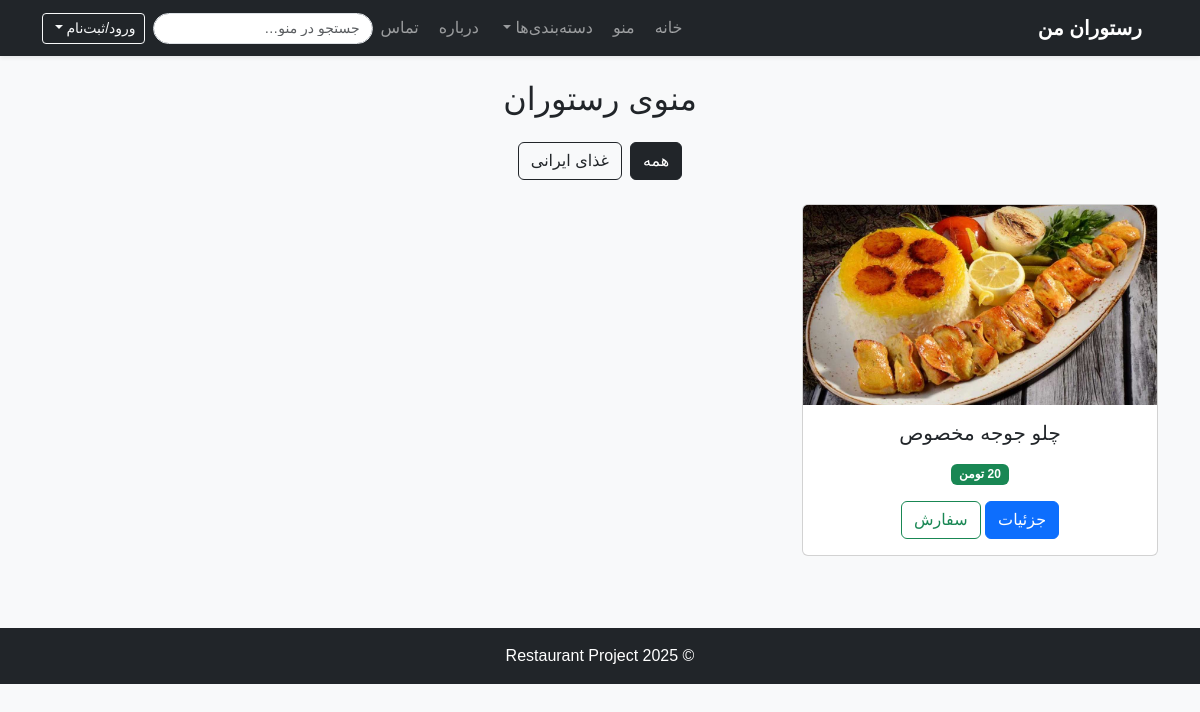
The app's page /menu/, older data.
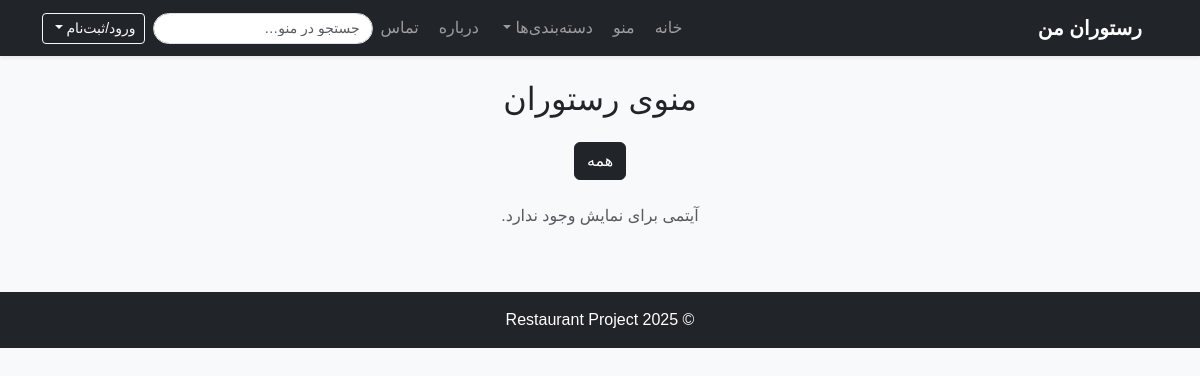
The same page, newer data.
### app/models.py (models this page shows, shortened)
class FoodType(models.Model):
    title = models.CharField(max_length=255)

class Food (models.Model):
    name = models.CharField(max_length=255)
    ingredients = models.CharField(max_length=255, blank=True)
    weight = models.PositiveIntegerField(null=True, blank=True)
    description = models.TextField(blank=True)
    old_price = models.PositiveBigIntegerField(null=True, blank=True)
    price = models.PositiveBigIntegerField()
    image = models.ImageField(upload_to="foods/", null=True, blank=True)
    food_types = models.ManyToManyField(to=FoodType)

### app/views.py (the view)
# urls.py: path("menu/", views.Menu.as_view(), name="menu"),
class Menu(generic.ListView):
    model = Food
    context_object_name = "foods"
    template_name = "menu.html"
    def get_queryset(self):
        qs = Food.objects.all().prefetch_related("food_types")
        type_title = self.kwargs.get("type_title")
        if type_title:
            qs = qs.filter(food_types__title=type_title)
        q = self.request.GET.get("q")
        if q:
            qs = qs.filter(name__icontains=q)
        return qs.distinct()
    def get_context_data(self, **kwargs):
        context = super().get_context_data(**kwargs)
        context["food_types"] = FoodType.objects.all()
        context["active_type"] = self.kwargs.get("type_title")
        return context

### templates/menu.html (shortened to what this page needs)
{% extends 'base.html' %}
{% block content %}
<h2 class="mb-4 text-center">منوی رستوران</h2>
<div class="d-flex flex-wrap gap-2 mb-4 justify-content-center">
  <a class="btn btn-outline-dark {% if not active_type %}active{% endif %}" href="{% url 'menu' %}">همه</a>
  {% for t in food_types %}
    <a class="btn btn-outline-dark {% if active_type == t.title %}active{% endif %}"
       href="{% url 'menu_by_type' t.title %}">
      {{ t.title }}
    </a>
  {% endfor %}
</div>
<div class="row">
  {% for food in foods %}
    <div class="col-md-4 mb-4">
      <div class="card h-100">
        {% if food.image %}
          <img src="{{ food.image.url }}" class="card-img-top" alt="{{ food.name }}">
        {% else %}
          <img src="https://via.placeholder.com/300x200?text={{ food.name }}" class="card-img-top" alt="{{ food.name }}">
        {% endif %}
        <div class="card-body text-center">
          <h5 class="card-title">{{ food.name }}</h5>
          <span class="badge bg-success">{{ food.price }} تومن</span>
          <div class="mt-3">
            <a class="btn btn-primary" href="{% url 'detail' food.pk %}">جزئیات</a>
            <a class="btn btn-outline-success" href="{% url 'order' food.pk %}">سفارش</a>
          </div>
        </div>
      </div>
    </div>
  {% empty %}
    <p class="text-center text-muted">آیتمی برای نمایش وجود ندارد.</p>
  {% endfor %}
</div>
{% endblock %}

Row changes from the older to the newer data that the page shows:
removed FoodType: title "غذای ایرانی"
removed Food: image (picture), name "چلو جوجه مخصوص", price "20"
Text that changed along with them:
text now shown: "آیتمی برای نمایش وجود ندارد."
